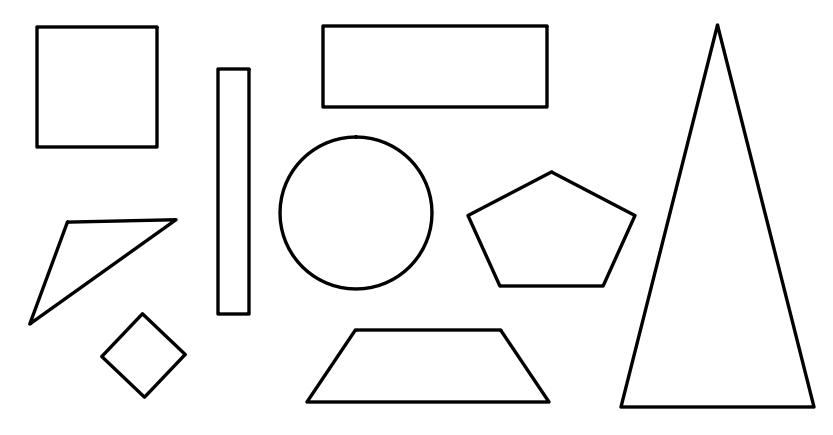
#> input picture computer_vision/shape.png, 833 x 435 px
$ python contour_geometric_shapes_cleaned.py
#> lines starting #> are read from the running program, lines starting #| are printed output that depends on the picture; after the words box and inside, x2 and y2 are one past the last pixel; in counts of white or black regions, pixels touching at a corner belong together

import cv2
import numpy as np

# بارگذاری تصویر
image = cv2.imread("shape.png")
#> image is the input picture: shape (435, 833, 3); min 0, max 255, mean 243.8
gray = cv2.cvtColor(image, cv2.COLOR_BGR2GRAY)
_, threshold = cv2.threshold(gray, 240, 255, cv2.THRESH_BINARY)
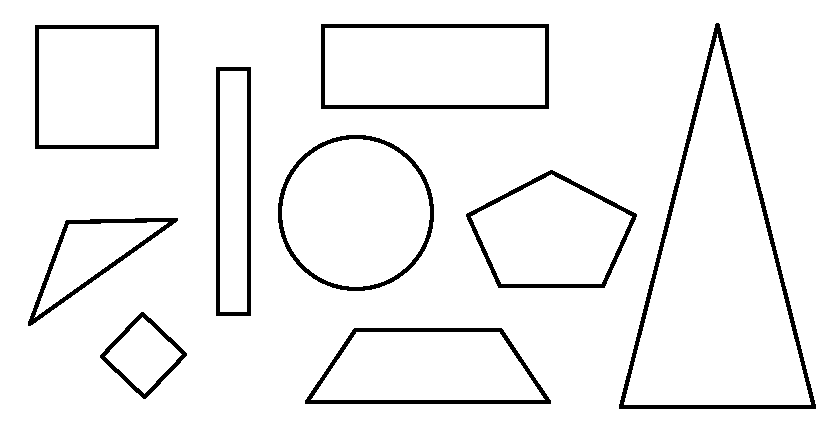
#> threshold: shape (435, 833); 94.6% white; 9 black regions

# یافتن کانتورها
contours, _ = cv2.findContours(threshold, cv2.RETR_TREE, cv2.CHAIN_APPROX_SIMPLE)
#> contours = 19 contours; largest, box (x1, y1, x2, y2) and area: (0, 0, 833, 435) 361088, (618, 22, 817, 410) 39429, (624, 34, 811, 405) 34368, (320, 23, 550, 110) 19692, (277, 134, 435, 292) 19397

for contour in contours:
    area = cv2.contourArea(contour)
    if area < 500:
        continue

    approx = cv2.approxPolyDP(contour, 0.01 * cv2.arcLength(contour, True), True)
    x, y, w, h = cv2.boundingRect(approx)
    center_x = x + w // 2
    center_y = y + h // 2

    if len(approx) == 3:
        shape_name = "Triangle"
    elif len(approx) == 4:
        aspect_ratio = float(w) / h
        if 0.95 <= aspect_ratio <= 1.05:
            shape_name = "Square"
        else:
            shape_name = "Rectangle"
    elif len(approx) == 5:
        shape_name = "Pentagon"
    elif len(approx) == 6:
        shape_name = "Hexagon"
    else:
        shape_name = "Circle"

    cv2.drawContours(image, [approx], 0, (0, 0, 0), 2)
    cv2.putText(image, shape_name, (center_x - 40, center_y), cv2.FONT_HERSHEY_SIMPLEX, 0.5, (0, 0, 255), 1)
#> this loop made 19 passes
#> (area, approx, x, y, w, h, center_x, center_y) on passes 1, 2, 3, 4, 5, 12, 13, 14: (361088, [[0, 0], [0, 434], [832, 434], [832, 0]], 0, 0, 833, 435, 416, 217), (15379, [[304, 400], [354, 327], [501, 327], [551, 403]], 304, 327, 248, 77, 428, 365), (12555, [[311, 399], [544, 399], [499, 332], [356, 332]], 311, 332, 234, 68, 428, 366), (4091, [[141, 311], [187, 353], [145, 399], [99, 357]], 99, 311, 89, 89, 143, 355), (2914, [[142, 317], [105, 356], [144, 393], [181, 354]], 105, 317, 77, 77, 143, 355), (8998, [[216, 66], [251, 67], [250, 316], [215, 315]], 215, 66, 37, 251, 233, 191), (6240, [[220, 71], [220, 311], [246, 311], [246, 71]], 220, 71, 27, 241, 233, 191), (15623, [[34, 25], [158, 24], [159, 148], [35, 149]], 34, 24, 126, 126, 97, 87)
#> (area, approx, x, y, w, h, center_x, center_y) on passes 6, 7, 18, 19: (6529.5, [[178, 218], [27, 325], [66, 219]], 27, 218, 152, 108, 103, 272), (4505, [[167, 222], [69, 224], [34, 317]], 34, 222, 134, 96, 101, 270), (39429, [[716, 22], [815, 409], [618, 408]], 618, 22, 198, 388, 717, 216), (34368, [[717, 34], [624, 404], [810, 404]], 624, 34, 187, 371, 717, 219)
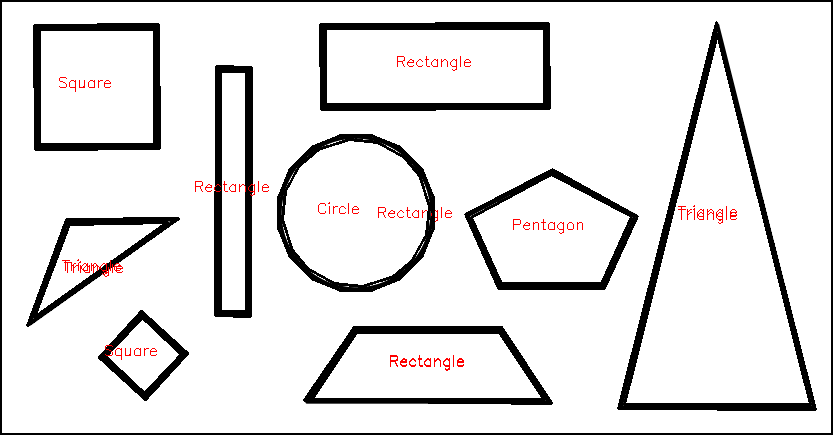
#> image: shape (435, 833, 3); 8.37% of pixels changed, all inside (x1, y1, x2, y2) = (0, 0, 833, 435)

cv2.imshow("Shapes", image)
cv2.waitKey(0)
cv2.destroyAllWindows()
